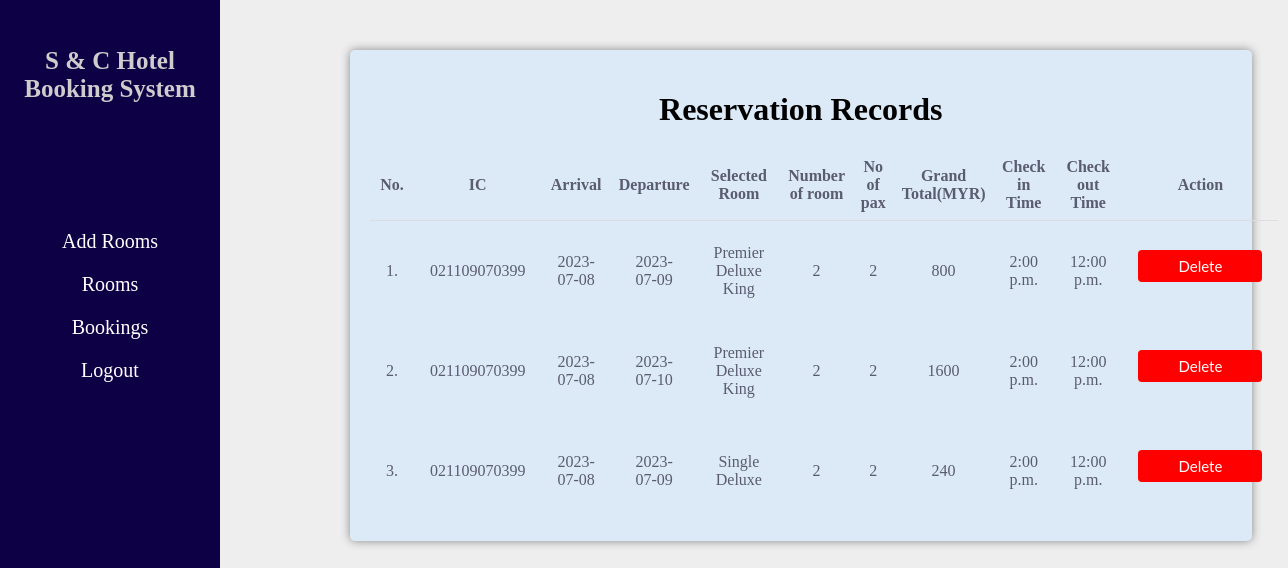
/Web_Development/public_html/AdminBookings.php, run on the app's committed database.
### tables this page shows
CREATE TABLE `reservation` (
  `id` int(11) NOT NULL,
  `name` varchar(256) NOT NULL,
  `ic` varchar(12) NOT NULL,
  `email` varchar(256) NOT NULL,
  `phone_no` int(20) NOT NULL,
  `check_in` datetime NOT NULL,
  `check_out` datetime NOT NULL,
  `room_name` varchar(20) NOT NULL,
  `room_num` int(20) NOT NULL,
  `pax_num` int(20) NOT NULL,
  `total` double NOT NULL,
  `username` varchar(256) NOT NULL,
  `users_id` int(20) NOT NULL
);

### Web_Development/public_html/AdminBookings.php (the view, shortened to what this page needs)
<?php
include 'config.php';
?>
<!DOCTYPE html>
<html>
    <head>
        <link rel="stylesheet" type="text/css" href="css/adminstyle.css">
    </head>
    <body>
        <div class="sidenav">
            <h1 style="color: #cdcdcd;text-align: center;padding: 10px;font-size: 25px;">S &AMP; C Hotel Booking System</h1>
            <a href="AdminAction.php" style="padding-top: 100px;">Add Rooms</a>
            <a href="AdminEdit.php">Rooms</a>
            <a href="AdminBookings.php">Bookings</a>
            <a href="Login.php">Logout</a>
        </div>
        <div class="container" style="width: 70%; margin-left: 350px;">
            <h1 style="text-align: center;">Reservation Records</h1>
            <table class="table">
                <thead>
                    <tr>
                        <th>No.</th>
                        <th>IC</th>
                        <th>Arrival</th>
                        <th>Departure</th>
                        <th>Selected Room</th>
                        <th>Number of room</th>
                        <th>No of pax</th>
                        <th>Grand Total(MYR)</th>
                        <th>Check in Time</th>
                        <th>Check out Time</th>
                        <th>Action</th>
                    </tr>
                </thead>
                <tbody>
                    <?php
                    $select_reservation = mysqli_query($conn, "SELECT * FROM `reservation`");
                    $counter = 1;
                    if (mysqli_num_rows($select_reservation) > 0) {
                        while ($fetch_reservation = mysqli_fetch_assoc($select_reservation)) {
                            $checkInDate = date("Y-m-d", strtotime($fetch_reservation['check_in']));
                            $checkOutDate = date("Y-m-d", strtotime($fetch_reservation['check_out']));
                            ?>
                            <tr>
                                <td style="font-size:16px;">
                                    <?php echo $counter; ?>.
                                </td>
                                <td style="font-size:16px;">
                                    <?php echo($fetch_reservation['ic']); ?>
                                </td>
                                <td class="" style="font-size:16px;">
                                    <?php echo $checkInDate; ?>
                                </td>
                                <td class="" style="font-size:16px;">
                                    <?php echo $checkOutDate; ?>
                                </td>
                                <td style="font-size:16px;">
                                    <?php echo($fetch_reservation['room_name']); ?>
                                </td>
                                <td style="font-size:16px;">
                                    <?php echo($fetch_reservation['room_num']); ?>
                                </td>
                                <td style="font-size:16px;">
                                    <?php echo($fetch_reservation['pax_num']); ?>
                                </td>
                                <td style="font-size:16px;">
                                    <?php echo($fetch_reservation['total']); ?>
                                </td>
                                <td style="font-size:16px;">
                                    <p>2:00 p.m.</p>
                                </td>
                                <td style="font-size:16px;">
                                    <p>12:00 p.m.</p>
                                </td>
                                <td class="text">
                                    <a href="AdminBookings.php?delete=<?php echo $fetch_reservation['id']; ?>" class="btn-delete">Delete </a>
                                </td>
                            </tr>
                            <?php
                            $counter++;
                        };
                    };
                    ?>
                </tbody>
            </table>
        </div>
    </body>
</html>

### Web_Development/public_html/css/adminstyle.css (style rules this page uses)
* { box-sizing: border-box; }
body { margin: 0; font-family: "Bahnschrift SemiBold"; background-color: #eeeeee; }
.container { width: 60%; max-width: 1200px; background-color: #dceaf7; padding: 20px; border-radius: 5px; box-shadow: 0px 0px 10px #888; margin-left: 380px; margin-top: 50px; }
.sidenav { height: 100%; width: 220px; position: fixed; z-index: 1; top: 0; left: 0; background-color: #0e0044; overflow-x: hidden; padding-top: 20px; }
.sidenav a { text-align: center; padding-top: 20px; text-decoration: none; font-size: 20px; color: white; display: block; }
table { width: 100%; border-collapse: collapse; color: #5a5c6f; }
th, td { padding: 8px; text-align: center; border-bottom: 1px solid #ddd; }
.container .table td { padding: 1rem; border-bottom: var(--border); }
.text a { font-size: 15px; margin-bottom: 20px; text-decoration: none; text-align: center; }
.btn-delete { font-family: "Lato", Arial, sans-serif; display: block; background: #FF0000; color: #fff; padding: 7px 40px; border-radius: 4px; margin-top: 10px; transition: 0.5s; }

### data on the page
reservation: ic "021109070399", check_in "2023-07-08", check_out "2023-07-09", room_name "Premier Deluxe King", room_num "2", pax_num "2", total "800"
reservation: ic "021109070399", check_in "2023-07-08", check_out "2023-07-10", room_name "Premier Deluxe King", room_num "2", pax_num "2", total "1600"
reservation: ic "021109070399", check_in "2023-07-08", check_out "2023-07-09", room_name "Single Deluxe", room_num "2", pax_num "2", total "240"
